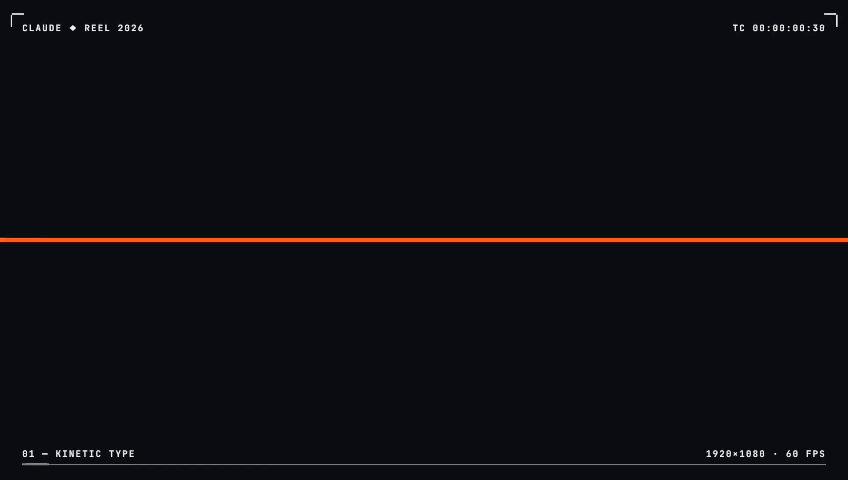
#> input picture frame 30 of automation/media/claude_motion_reel.mp4, 848 x 480 px, given in place of event_source.mp4, which was not available
$ python inspect_timestamps.py
#> lines starting #> are read from the running program, lines starting #| are printed output that depends on the picture
import cv2

cap = cv2.VideoCapture('raw footage/event_source.mp4')
fps = cap.get(cv2.CAP_PROP_FPS)

# Let's save a frame at 0.5s, 1.8s, 3.5s, 7.0s, 13.0s, 28.0s, 33.0s, 38.0s, 44.0s, 52.0s, 65.0s, 81.5s, 83.5s
timestamps = [0.5, 1.8, 3.5, 7.0, 13.0, 28.0, 33.0, 38.0, 44.0, 50.8, 52.0, 65.0, 73.8, 81.5, 83.5]

for t in timestamps:
    cap.set(cv2.CAP_PROP_POS_MSEC, t * 1000)
    ret, frame = cap.read()
    if ret:
        cv2.imwrite(f'raw footage/scene_analysis/inspect_{t:.1f}s.jpg', frame)
        print(f"Captured frame at {t:.1f}s, mean BGR: {frame.mean(axis=(0,1)).astype(int)}")
#> this loop made 15 passes
#| Captured frame at 0.5s, mean BGR: [17 13 14]
#| Captured frame at 1.8s, mean BGR: [238 107  67]
#| Captured frame at 3.5s, mean BGR: [21 16 17]
#| Captured frame at 7.0s, mean BGR: [ 56 160 201]
#| Captured frame at 13.0s, mean BGR: [57 55 64]
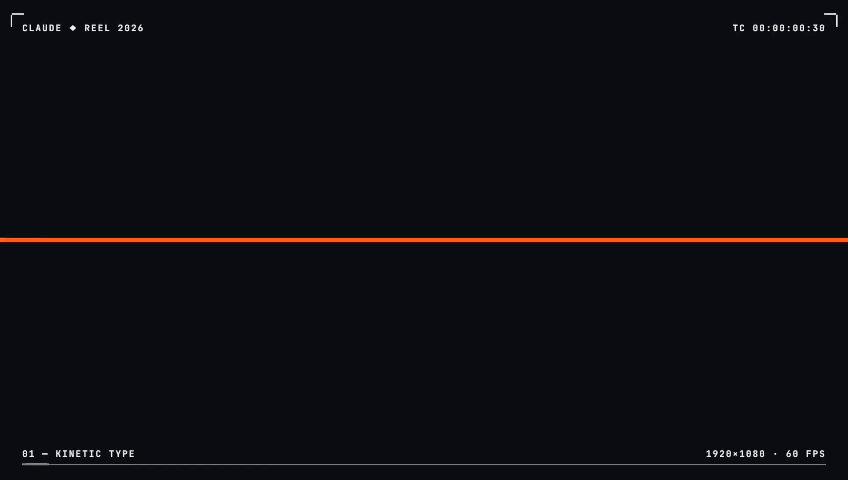
#> input picture frame 30 of automation/media/claude_motion_reel.mp4, 848 x 480 px, given in place of event_source.mp4, which was not available
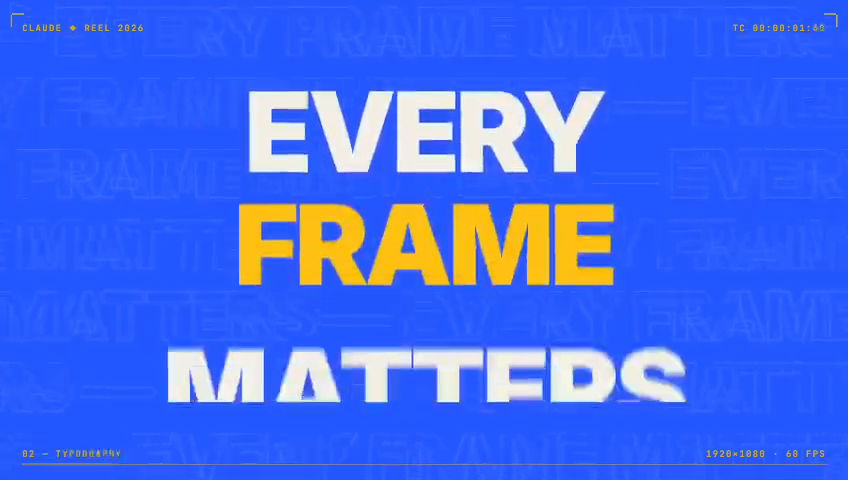
#> input picture frame 108 of automation/media/claude_motion_reel.mp4, 848 x 480 px, given in place of event_source.mp4, which was not available
#> pass 3, `ret, frame = cap.read()`:
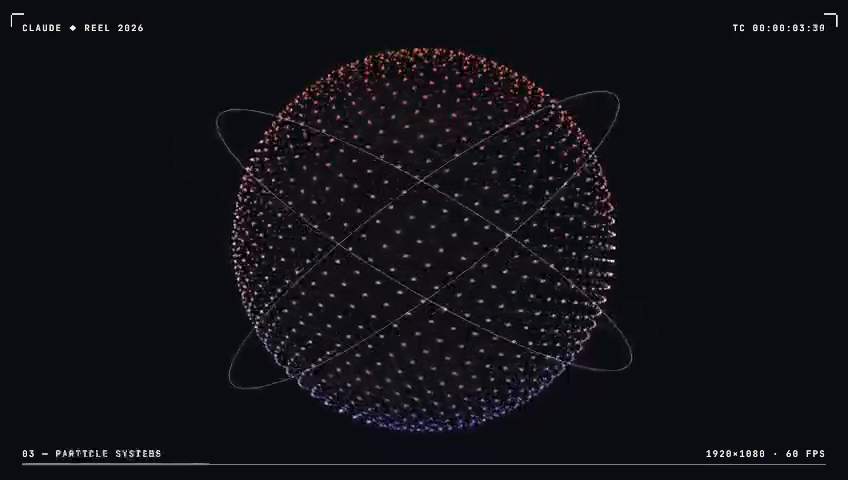
#> frame: shape (480, 848, 3); mean B, G, R 22, 16.5, 17.1

cap.release()

$ run again, starting later in the video
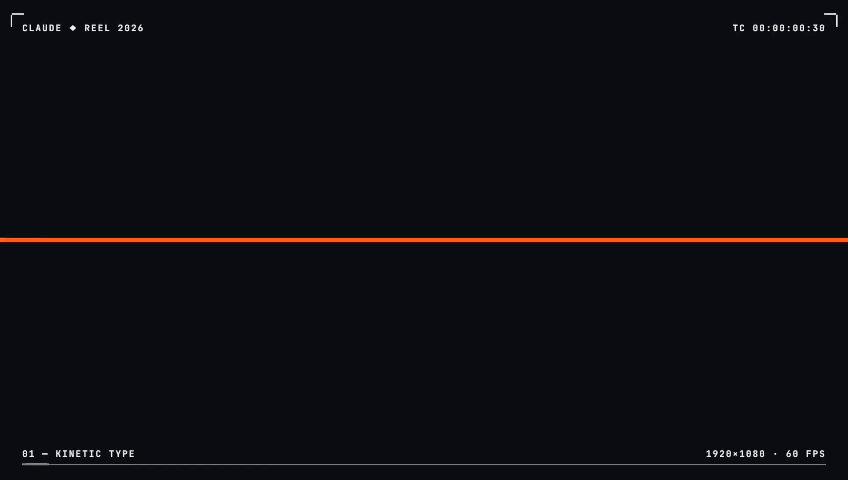
#> input picture frame 30 of automation/media/claude_motion_reel.mp4, 848 x 480 px, given in place of event_source.mp4, which was not available
#> the loop `for t in timestamps:` made 15 passes
#| Captured frame at 0.5s, mean BGR: [17 13 14]
#| Captured frame at 1.8s, mean BGR: [238 107  67]
#| Captured frame at 3.5s, mean BGR: [21 16 17]
#| Captured frame at 7.0s, mean BGR: [ 56 160 201]
#| Captured frame at 13.0s, mean BGR: [57 55 64]
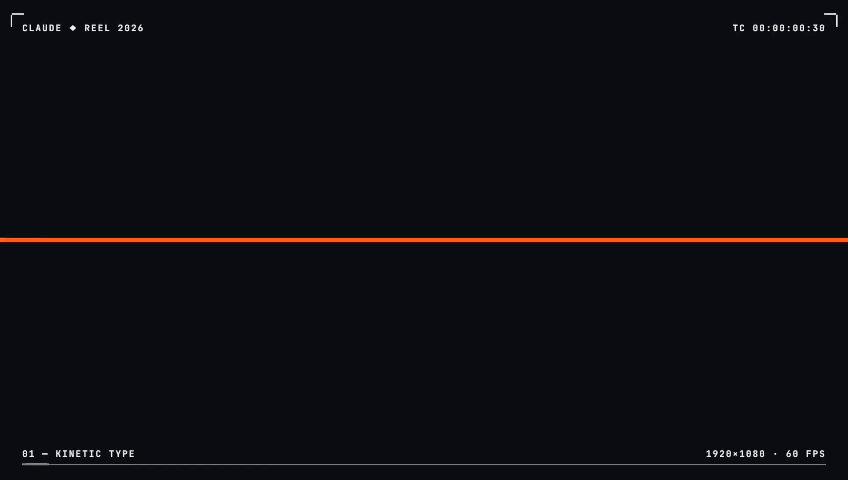
#> input picture frame 30 of automation/media/claude_motion_reel.mp4, 848 x 480 px, given in place of event_source.mp4, which was not available
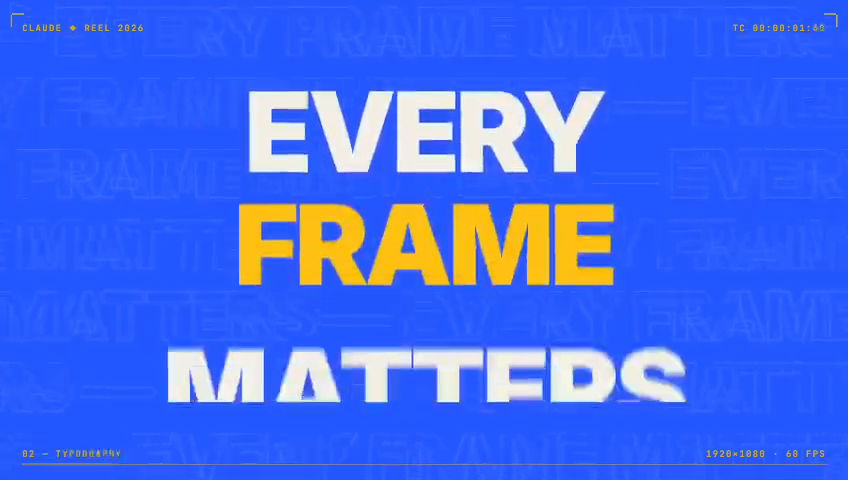
#> input picture frame 108 of automation/media/claude_motion_reel.mp4, 848 x 480 px, given in place of event_source.mp4, which was not available

$ run again, starting later in the video
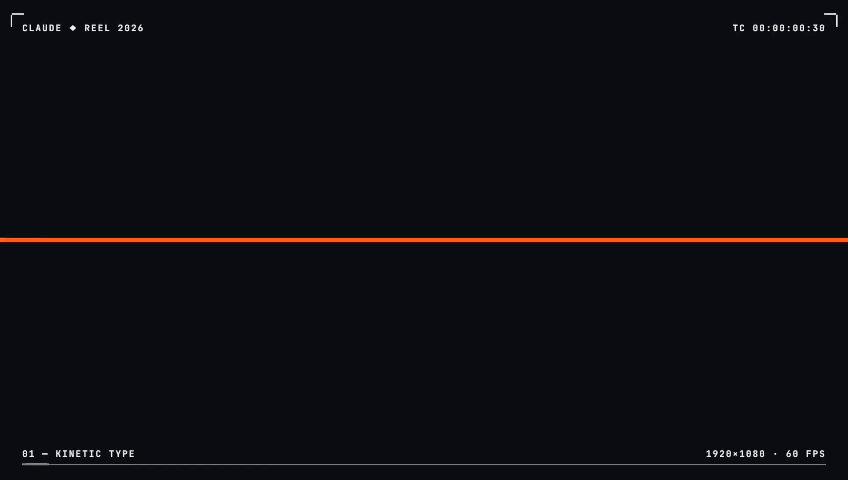
#> input picture frame 30 of automation/media/claude_motion_reel.mp4, 848 x 480 px, given in place of event_source.mp4, which was not available
#> the loop `for t in timestamps:` made 15 passes
#| Captured frame at 0.5s, mean BGR: [17 13 14]
#| Captured frame at 1.8s, mean BGR: [238 107  67]
#| Captured frame at 3.5s, mean BGR: [21 16 17]
#| Captured frame at 7.0s, mean BGR: [ 56 160 201]
#| Captured frame at 13.0s, mean BGR: [57 55 64]
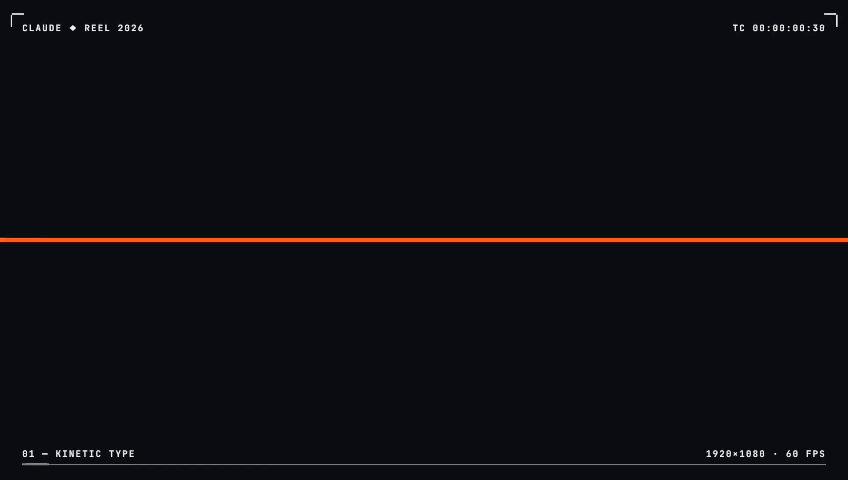
#> input picture frame 30 of automation/media/claude_motion_reel.mp4, 848 x 480 px, given in place of event_source.mp4, which was not available
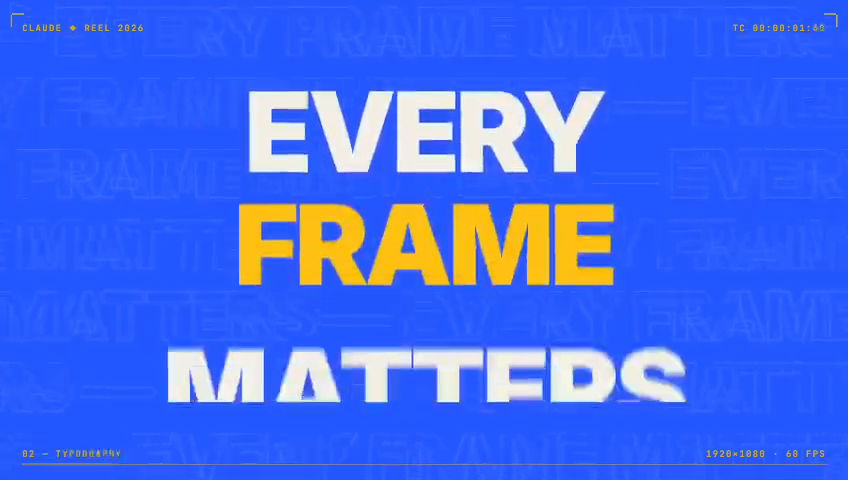
#> input picture frame 108 of automation/media/claude_motion_reel.mp4, 848 x 480 px, given in place of event_source.mp4, which was not available
